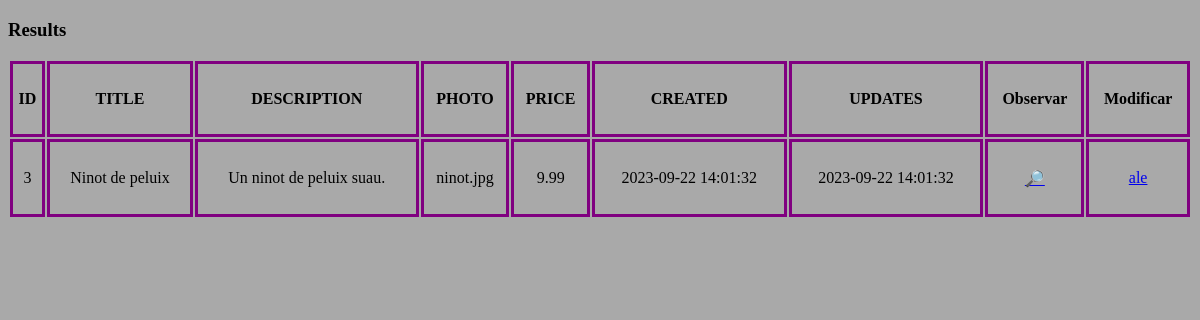
Page /products/read/3 on the committed database.
### tables this page shows
CREATE TABLE products (
	id INTEGER PRIMARY KEY AUTOINCREMENT,
	title TEXT,
	description TEXT,
	photo TEXT,
	price DECIMAL(10, 2),
	category_id INTEGER,
	seller_id INTEGER,
	created DATETIME,
	updated DATETIME,
	FOREIGN KEY (category_id) REFERENCES categories(id),
	FOREIGN KEY (seller_id) REFERENCES users(id)
);

### app.py (the view)
@app.route("/products/read/<int:id>")
def read(id):
    app.logger.debug("INT" if (type(id) is int) else "OTHER")
    with get_db() as conn:
        sql = "SELECT * FROM products WHERE id = " + str(id)
        resultat = conn.execute(sql)
        items = resultat.fetchall()
    return render_template("products/list.html",items = items)

### app.py (called while the page is built)
def get_db():
    conn = sqlite3.connect(DATABASE)
    conn.row_factory = sqlite3.Row
    return conn

### templates/products/list.html (shortened to what this page needs)
<!DOCTYPE html>
<html lang="ca">
<head>
	<link href="/static/css/list.css" rel="stylesheet">
</head>
<body>
	<h3>Results</h3>
	<table>
		<tr>
			<th>ID</th>
			<th>TITLE</th>
			<th>DESCRIPTION</th>
            <th>PHOTO</th>
			<th>PRICE</th>
			<th>CREATED</th>
			<th>UPDATES</th>
			<th>Observar</th>
			<th>Modificar</th>
		</tr>
		{% for item in items %}
			<tr>
				<td>{{ item['id'] }}</a></td>
				<td>{{ item['title'] }}</a></td>
				<td>{{ item['description'] }}</a></td>
                <td>{{ item['photo'] }}</a></td>
				<td>{{ item['price'] }}</a></td>
				<td>{{ item['created'] }}</a></td>
				<td>{{ item['updated'] }}</a></td>
				<td><a href="/products/read/{{ item['id'] }}">🔎</a></td>
				<td><a href="/products/update/{{ item['id'] }}">ale</a></td>
			</tr>
		{% endfor %}
	</table>
</body>
</html>

### static/css/list.css (style rules this page uses)
body { background-color: darkgray; color: black; }
table { width:100%; height: 20vh; text-align: center; }
td, th { border: 3px solid purple; }

### rows in the picture
products: id "3", title "Ninot de peluix", description "Un ninot de peluix suau.", photo "ninot.jpg", price "9.99", created "2023-09-22 14:01:32", updated "2023-09-22 14:01:32"
